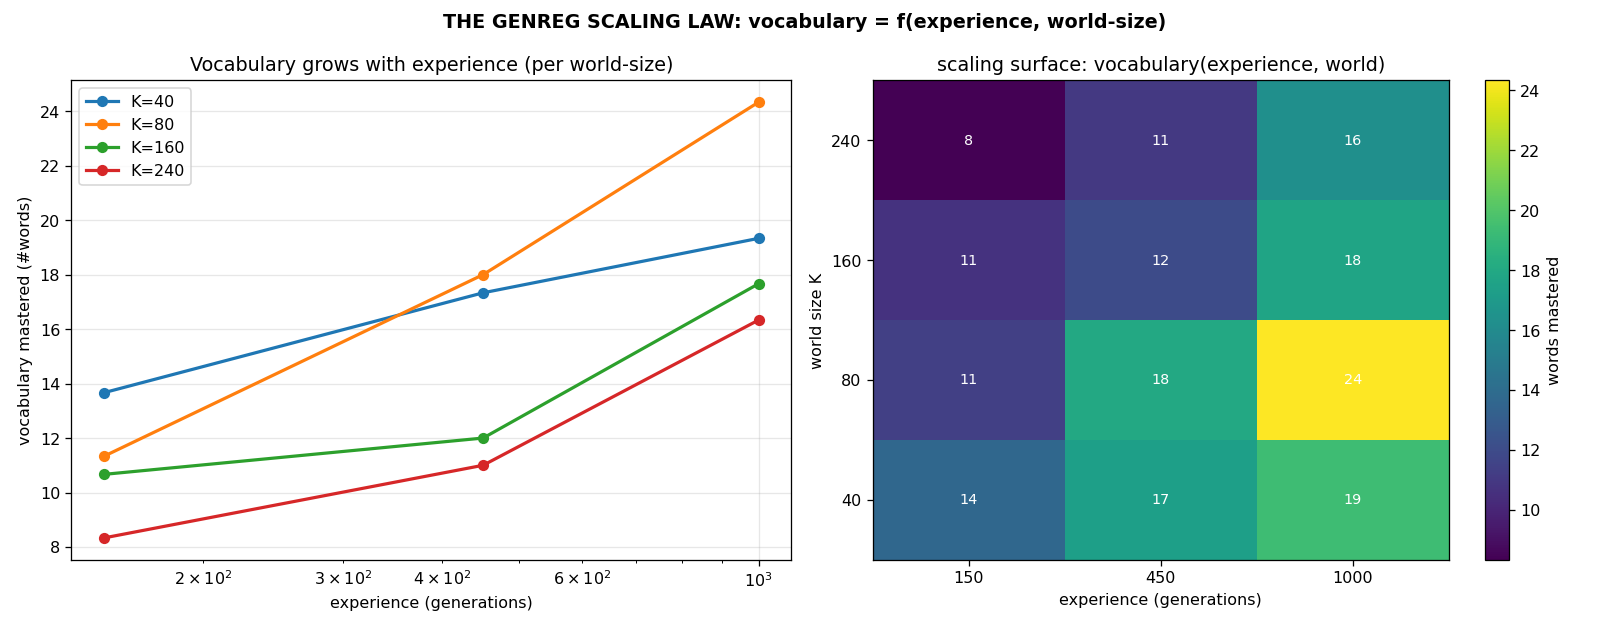

Write the Python code that produced this figure.
"""THE GENREG SCALING LAW: vocabulary mastered as a joint function of EXPERIENCE
(generations) and WORLD RICHNESS (K). The evolutionary analogue of a neural scaling
law -- but the axes are world-size and lived experience, not parameters and tokens.

Fixed real-corpus Zipfian bigram world at each K; sweep experience; measure the
EFFECTIVE VOCABULARY = number of words the organism reliably answers (and the
freq-weighted mastery = how much of actual conversation it can sustain).
"""
# --- EEC path bootstrap ---
import os as _o, sys as _s
_s.path.insert(0, _o.path.join(_o.path.dirname(_o.path.abspath(__file__)), "..", "..", "engine"))

import os
import numpy as np
import matplotlib
matplotlib.use("Agg")
import matplotlib.pyplot as plt
from multiprocessing import Pool
from evolve import MUT_RATE, MUT_SCALE, POP_SIZE, build_corpus
from mind import reproduce

TOPN, E0, TMAX = 4, 15.0, 80
KS = [40, 80, 160, 240]
GENSS = [150, 450, 1000]
SEEDS = list(range(int(os.environ.get("EEC_SEEDS", "3"))))
IDS = None
STR = {}     # K -> (accept, pp)


def build_world(ids, K):
    a, b = ids[:-1], ids[1:]
    sel = (a >= 1) & (a <= K) & (b >= 1) & (b <= K); a, b = a[sel]-1, b[sel]-1
    BG = np.zeros((K, K)); np.add.at(BG, (a, b), 1.0)
    accept = []
    for w in range(K):
        succ = [int(s) for s in np.argsort(BG[w])[::-1][:TOPN] if BG[w, s] > 1]
        accept.append(set(succ) if succ else {w})
    pp = BG.sum(1); pp = pp/pp.sum() if pp.sum() else np.ones(K)/K
    return accept, pp


class Speaker:
    def __init__(self, K, rng): self.W = rng.normal(0, 1.0, (K, K)).astype(np.float32)
    def copy(self):
        g = Speaker.__new__(Speaker); g.W = self.W.copy(); return g
    def mutate(self, rng):
        m = rng.random(self.W.shape) < MUT_RATE
        self.W += m*rng.normal(0, 1, self.W.shape).astype(np.float32)*(MUT_SCALE*(np.abs(self.W)+0.2))


def converse(org, accept, pp, rng):
    K = len(accept); e = E0; turns = 0; prompt = int(rng.choice(K, p=pp))
    while e > 0 and turns < TMAX:
        r = int(org.W[prompt].argmax())
        if r in accept[prompt]: e += 1.0
        else: e -= 2.0
        turns += 1; prompt = int(rng.choice(K, p=pp))
    return turns


def cell(task):
    K, gens, seed = task
    accept, pp = STR[K]; rng = np.random.default_rng(seed)
    pop = [Speaker(K, rng) for _ in range(POP_SIZE)]
    for g in range(gens):
        fits = np.array([converse(m, accept, pp, np.random.default_rng(seed*7919+g)) for m in pop])
        pop = reproduce(pop, fits, rng)
    best = max(pop, key=lambda m: converse(m, accept, pp, np.random.default_rng(seed+1)))
    correct = np.array([best.W[w].argmax() in accept[w] for w in range(K)])
    vocab = int(correct.sum())                                  # absolute vocabulary mastered
    fw = float(sum(pp[w]*correct[w] for w in range(K)))         # freq-weighted (usable conversation)
    return (K, gens, dict(vocab=vocab, fw=fw))


def main():
    global IDS, STR
    print("loading corpus...", flush=True)
    IDS, _, _ = build_corpus()
    for K in KS: STR[K] = build_world(IDS, K)
    tasks = [(K, g, s) for K in KS for g in GENSS for s in SEEDS]
    print(f"GENREG scaling surface: K(world) {KS} x experience(gens) {GENSS} x {len(SEEDS)} seeds", flush=True)
    with Pool(min(18, len(tasks))) as p:
        res = p.map(cell, tasks, chunksize=1)
    agg = {}
    for K, g, d in res: agg.setdefault((K, g), []).append(d)
    print("\n  effective VOCABULARY mastered (#words answered correctly):")
    print("   K \\ gens " + "".join(f"{g:>8}" for g in GENSS))
    grid = np.zeros((len(KS), len(GENSS)))
    for i, K in enumerate(KS):
        row = []
        for j, g in enumerate(GENSS):
            v = np.mean([d["vocab"] for d in agg[(K, g)]]); grid[i, j] = v; row.append(v)
        print(f"  {K:>4}     " + "".join(f"{v:>8.1f}" for v in row))
    print("\n  freq-weighted mastery (usable conversation %):")
    for i, K in enumerate(KS):
        print(f"  {K:>4}     " + "".join(f"{np.mean([d['fw'] for d in agg[(K,g)]])*100:>7.1f}%" for g in GENSS))

    fig, ax = plt.subplots(1, 2, figsize=(14, 5.5))
    for i, K in enumerate(KS):
        ax[0].plot(GENSS, grid[i], "o-", lw=2, label=f"K={K}")
    ax[0].set_xscale("log"); ax[0].set_xlabel("experience (generations)"); ax[0].set_ylabel("vocabulary mastered (#words)")
    ax[0].set_title("Vocabulary grows with experience (per world-size)"); ax[0].legend(); ax[0].grid(alpha=.3)
    im = ax[1].imshow(grid, aspect="auto", cmap="viridis", origin="lower")
    ax[1].set_xticks(range(len(GENSS))); ax[1].set_xticklabels(GENSS)
    ax[1].set_yticks(range(len(KS))); ax[1].set_yticklabels(KS)
    ax[1].set_xlabel("experience (generations)"); ax[1].set_ylabel("world size K")
    ax[1].set_title("scaling surface: vocabulary(experience, world)")
    for i in range(len(KS)):
        for j in range(len(GENSS)):
            ax[1].text(j, i, f"{grid[i,j]:.0f}", ha="center", va="center", color="white", fontsize=9)
    fig.colorbar(im, ax=ax[1], label="words mastered")
    fig.suptitle("THE GENREG SCALING LAW: vocabulary = f(experience, world-size)", weight="bold")
    plt.tight_layout()
    out = os.path.join(os.path.dirname(os.path.abspath(__file__)), "scaling_surface.png")
    plt.savefig(out, dpi=115); print("saved", out)


if __name__ == "__main__":
    main()
